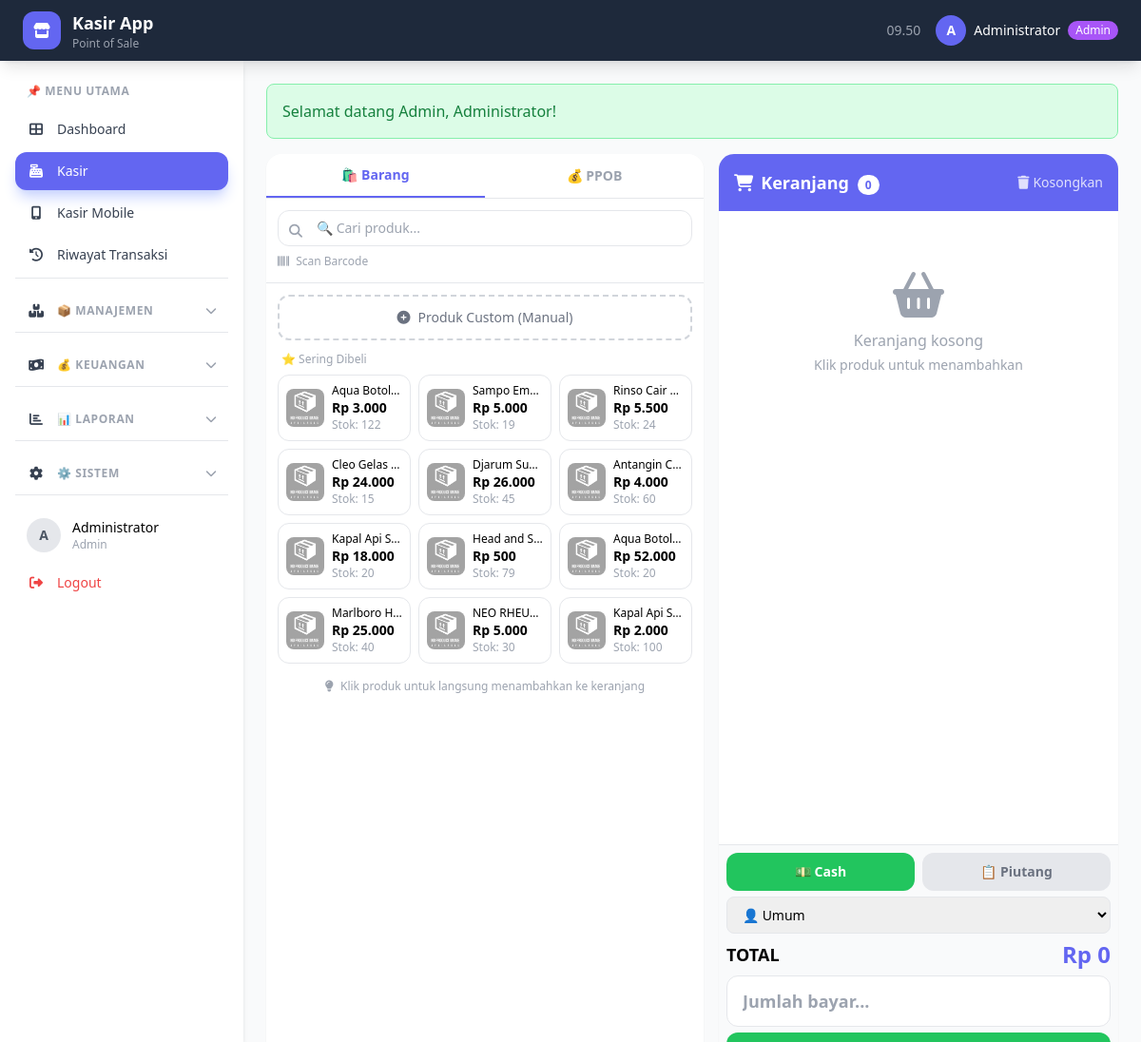
/index.php?page=kasir (signed in), run on the app's committed database.
### tables this page shows
CREATE TABLE `produk` (
  `id` int(11) NOT NULL AUTO_INCREMENT,
  `kode` varchar(50) NOT NULL,
  `nama` varchar(100) NOT NULL,
  `gambar` varchar(255) DEFAULT NULL,
  `satuan_dasar` varchar(20) NOT NULL DEFAULT 'pcs',
  `harga_beli` decimal(10,2) NOT NULL DEFAULT 0.00,
  `harga_jual` decimal(10,2) NOT NULL DEFAULT 0.00,
  `stok_dasar` int(11) NOT NULL DEFAULT 0,
  `created_at` timestamp NOT NULL DEFAULT current_timestamp(),
  `updated_at` timestamp NOT NULL DEFAULT current_timestamp() ON UPDATE current_timestamp(),
  PRIMARY KEY (`id`),
  UNIQUE KEY `kode` (`kode`)
);

### functions/upload.php (called while the page is built, shortened)
<?php
function getGambar($gambar = null) {
    return "uploads/produk/default.png";
}
?>

### halaman/kasir.php (the view, shortened to what this page needs)
<?php
$fast_moving = mysqli_query($conn, "
    SELECT pr.*,
           COALESCE(SUM(td.qty),0) as total_terjual
    FROM produk pr
    LEFT JOIN transaksi_detail td ON pr.id = td.produk_id
    LEFT JOIN transaksi t ON td.transaksi_id = t.id
        AND DATE(t.created_at) >= DATE_SUB(CURDATE(), INTERVAL 30 DAY)
    WHERE pr.stok_dasar > 0
    GROUP BY pr.id
    ORDER BY total_terjual DESC
    LIMIT 12
");
?>
<div class="flex gap-4 h-full">
    <div class="flex-1 bg-white rounded-2xl shadow-sm flex flex-col overflow-hidden">
        <div class="border-b flex">
            <button id="tab-barang" onclick="switchTab('barang')"
                    class="flex-1 py-3 text-sm font-semibold border-b-2 border-primary text-primary transition">
                🛍️ Barang
            </button>
            <button id="tab-ppob" onclick="switchTab('ppob')"
                    class="flex-1 py-3 text-sm font-semibold text-gray-400 hover:text-gray-600 transition">
                💰 PPOB
            </button>
        </div>
        <div class="p-3 border-b space-y-2">
            <div class="relative">
                <i class="fas fa-search absolute left-3 top-3 text-gray-400 text-sm"></i>
                <input type="text" id="cari-produk" placeholder="🔍 Cari produk..."
                       class="w-full pl-10 pr-4 py-2 border rounded-xl text-sm focus:ring-2 focus:ring-primary outline-none"
                       oninput="searchProduk(this.value)">
            </div>
            <button onclick="toggleBarcode()" id="btn-barcode" class="text-xs text-gray-400 hover:text-primary transition">
                <i class="fas fa-barcode mr-1"></i> Scan Barcode
            </button>
        </div>
        <div id="content-barang" class="flex-1 overflow-y-auto p-3">
            <div class="mb-3">
                <button onclick="showCustomProduk()"
                        class="w-full flex items-center justify-center gap-2 p-3 border-2 border-dashed border-gray-300 rounded-xl text-gray-500 hover:border-primary hover:text-primary transition text-sm">
                    <i class="fas fa-plus-circle"></i> Produk Custom (Manual)
                </button>
            </div>
            <p class="text-xs text-gray-400 font-medium mb-2 px-1">⭐ Sering Dibeli</p>
            <div class="grid grid-cols-2 md:grid-cols-3 gap-2 mb-4">
                <?php while($fm = mysqli_fetch_assoc($fast_moving)): ?>
                <button onclick="addToCart(
                    <?= $fm['id'] ?>,
                    '<?= addslashes($fm['nama']) ?>',
                    <?= $fm['harga_jual'] ?>,
                    '<?= $fm['satuan_dasar'] ?>',
                    <?= $fm['stok_dasar'] ?>,
                    1,
                    'dasar',
                    <?= $fm['harga_beli'] ?>
                )" class="produk-item text-left p-2 border rounded-xl hover:border-primary hover:shadow transition group">
                    <div class="flex items-center gap-2">
                        <img src="<?= getGambar($fm['gambar']) ?>" class="w-10 h-10 object-cover rounded-lg flex-shrink-0" onerror="this.src='uploads/produk/default.png'">
                        <div class="min-w-0 flex-1">
                            <p class="text-xs font-medium truncate group-hover:text-primary"><?= $fm['nama'] ?></p>
                            <p class="text-sm font-bold"><?= rupiah($fm['harga_jual']) ?></p>
                            <p class="text-xs text-gray-400">Stok: <?= $fm['stok_dasar'] ?></p>
                        </div>
                    </div>
                </button>
                <?php endwhile; ?>
            </div>
            <p class="text-xs text-gray-400 text-center mt-4">
                <i class="fas fa-lightbulb mr-1"></i> Klik produk untuk langsung menambahkan ke keranjang
            </p>
        </div>
    </div>
    <div class="w-[420px] bg-white rounded-2xl shadow-sm flex flex-col overflow-hidden flex-shrink-0">
        <div class="p-4 bg-primary text-white flex items-center justify-between">
            <h2 class="font-bold text-lg">
                <i class="fas fa-shopping-cart mr-2"></i>Keranjang
                <span id="count-keranjang" class="bg-white text-primary px-2 py-0.5 rounded-full text-xs ml-1">0</span>
            </h2>
            <button onclick="clearCart()" class="text-sm text-white/80 hover:text-white transition">
                <i class="fas fa-trash mr-1"></i>Kosongkan
            </button>
        </div>
        <div class="flex-1 overflow-y-auto" id="keranjang-container">
            <div id="keranjang-kosong" class="text-center py-16 text-gray-400">
                <i class="fas fa-shopping-basket text-5xl mb-3"></i>
                <p>Keranjang kosong</p>
                <p class="text-sm mt-1">Klik produk untuk menambahkan</p>
            </div>
        </div>
        <div class="border-t p-2 space-y-1.5 bg-gray-50 text-xs">
            <div class="flex gap-2">
                <button id="metode-cash" onclick="setMetode('cash')"
                        class="flex-1 py-2.5 rounded-xl text-sm font-bold bg-green-500 text-white transition">
                    💵 Cash
                </button>
                <button id="metode-piutang" onclick="setMetode('piutang')"
                        class="flex-1 py-2.5 rounded-xl text-sm font-bold bg-gray-200 text-gray-500 transition">
                    📋 Piutang
                </button>
            </div>
            <div>
                <select id="pelanggan-select" class="w-full px-3 py-2 border rounded-lg text-sm" onchange="updatePelanggan()">
                    <option value="">👤 Umum</option>
                </select>
            </div>
            <div class="flex justify-between items-center text-lg">
                <span class="font-bold">TOTAL</span>
                <span class="text-2xl font-bold text-primary" id="grand-total">Rp 0</span>
            </div>
            <div id="input-bayar-area">
                <input type="number" id="input-bayar" placeholder="Jumlah bayar..."
                       class="w-full px-4 py-3 border rounded-xl text-lg font-bold focus:ring-2 focus:ring-primary outline-none"
                       onkeyup="hitungKembalian()">
            </div>
            <button id="btn-bayar" onclick="prosesPembayaran()" disabled
                    class="w-full py-3 rounded-xl font-bold text-lg hover:bg-green-600 disabled:bg-gray-300 disabled:cursor-not-allowed transition"
                    style="background-color: #22c55e; color: white;">
            </button>
        </div>
    </div>
</div>

### data on the page
produk: nama "Aqua Botol…", harga_jual "Rp 3.000", stok_dasar "122"
produk: nama "Sampo Em…", harga_jual "Rp 5.000", stok_dasar "19"
produk: nama "Rinso Cair…", harga_jual "Rp 5.500", stok_dasar "24"
produk: nama "Cleo Gelas…", harga_jual "Rp 24.000", stok_dasar "15"
produk: nama "Djarum Su…", harga_jual "Rp 26.000", stok_dasar "45"
produk: nama "Antangin C…", harga_jual "Rp 4.000", stok_dasar "60"
produk: nama "Kapal Api S…", harga_jual "Rp 18.000", stok_dasar "20"
produk: nama "Head and S…", harga_jual "Rp 500", stok_dasar "79"
produk: nama "Aqua Botol…", harga_jual "Rp 52.000", stok_dasar "20"
produk: nama "Marlboro H…", harga_jual "Rp 25.000", stok_dasar "40"
produk: nama "NEO RHEU…", harga_jual "Rp 5.000", stok_dasar "30"
produk: nama "Kapal Api S…", harga_jual "Rp 2.000", stok_dasar "100"

### other printed values
APP_NAME "Kasir App"
substr($user['nama'], 0, 1) "A"
$user['nama'] "Administrator"
$user['role'] "Admin"
$_SESSION[$nama] "Selamat datang Admin, Administrator!"
